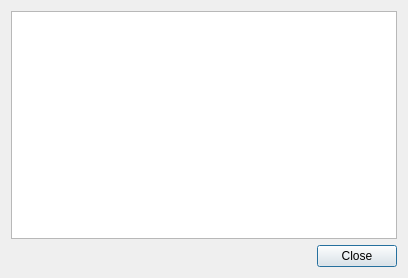
<?xml version="1.0" encoding="UTF-8"?>
<ui version="4.0">
 <class>frmAbout</class>
 <widget class="QDialog" name="frmAbout">
  <property name="geometry">
   <rect>
    <x>0</x>
    <y>0</y>
    <width>408</width>
    <height>278</height>
   </rect>
  </property>
  <property name="windowTitle">
   <string>About</string>
  </property>
  <property name="windowIcon">
   <iconset resource="img.qrc">
    <normaloff>:/img/images/1267597509_kdmconfig.png</normaloff>:/img/images/1267597509_kdmconfig.png</iconset>
  </property>
  <layout class="QGridLayout" name="gridLayout">
   <item row="2" column="0">
    <widget class="QDialogButtonBox" name="buttonBox">
     <property name="orientation">
      <enum>Qt::Horizontal</enum>
     </property>
     <property name="standardButtons">
      <set>QDialogButtonBox::Close</set>
     </property>
    </widget>
   </item>
   <item row="1" column="0">
    <widget class="QPlainTextEdit" name="plainTextEdit">
     <property name="readOnly">
      <bool>true</bool>
     </property>
     <property name="plainText">
      <string/>
     </property>
    </widget>
   </item>
  </layout>
 </widget>
 <resources>
  <include location="img.qrc"/>
 </resources>
 <connections>
  <connection>
   <sender>buttonBox</sender>
   <signal>accepted()</signal>
   <receiver>frmAbout</receiver>
   <slot>accept()</slot>
   <hints>
    <hint type="sourcelabel">
     <x>248</x>
     <y>254</y>
    </hint>
    <hint type="destinationlabel">
     <x>157</x>
     <y>274</y>
    </hint>
   </hints>
  </connection>
  <connection>
   <sender>buttonBox</sender>
   <signal>rejected()</signal>
   <receiver>frmAbout</receiver>
   <slot>reject()</slot>
   <hints>
    <hint type="sourcelabel">
     <x>316</x>
     <y>260</y>
    </hint>
    <hint type="destinationlabel">
     <x>286</x>
     <y>274</y>
    </hint>
   </hints>
  </connection>
 </connections>
</ui>
